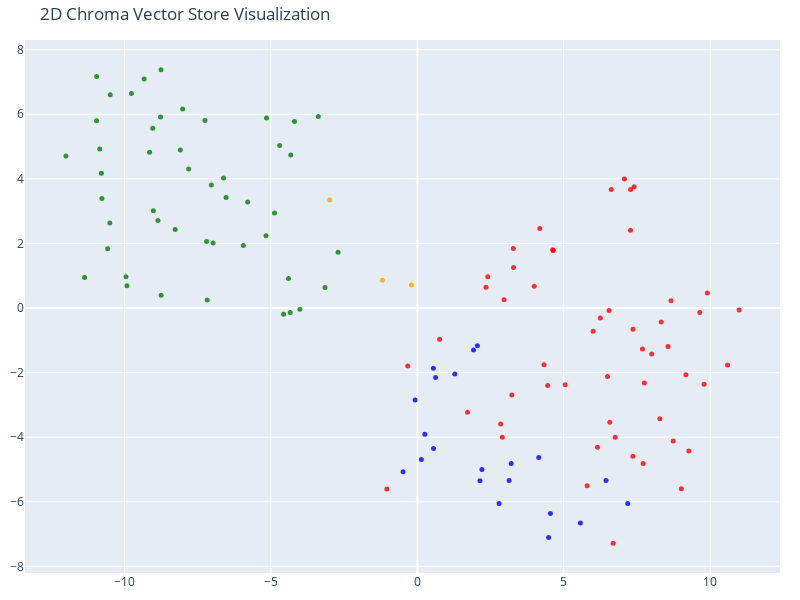

The notebook cell saved with this chart:
### Markdown cell above
This code snippet visualizes the vector embeddings of documents in a 2D scatter plot using t-SNE for dimensionality reduction and Plotly for interactive plotting. Let's break it down:

tsne = TSNE(n_components=2, random_state=42): This initializes a t-SNE object.
TSNE is a dimensionality reduction technique particularly good at visualizing high-dimensional data in a low-dimensional space (like 2D or 3D) while preserving local relationships between data points.
n_components=2 specifies that we want to reduce the data to 2 dimensions.
random_state=42 ensures reproducibility of the t-SNE results.
reduced_vectors = tsne.fit_transform(vectors): This applies the t-SNE transformation to the vectors (which are presumably the high-dimensional vector embeddings of the documents).
fit_transform() fits the t-SNE model to the data and then transforms the data to the specified number of components (2 in this case).
The result, reduced_vectors, is a NumPy array where each row represents a document and the two columns are its coordinates in the 2D space.
fig = go.Figure(data=[go.Scatter(...)]): This creates a Plotly figure object.
go.Figure() is the constructor for a Plotly figure.
data=[go.Scatter(...)] specifies the data to be plotted. In this case, it's a single scatter plot trace.
go.Scatter(...): This defines the scatter plot trace.
x=reduced_vectors[:, 0] sets the x-coordinates of the points to the first column of reduced_vectors.
y=reduced_vectors[:, 1] sets the y-coordinates of the points to the second column of reduced_vectors.
mode='markers' specifies that the plot should use markers (dots) to represent the data points.
marker=dict(...) configures the appearance of the markers.
size=5 sets the size of the markers.
color=colors sets the color of each marker based on the colors list (which was likely generated based on document types in a previous step).
opacity=0.8 sets the transparency of the markers.
text=[f"Type: {t}<br>Text: {d[:100]}..." for t, d in zip(doc_types, documents)] sets the text that appears when you hover over a data point. It combines the document type and the first 100 characters of the document text. <br> creates a line break in the hover text.
hoverinfo='text' specifies that only the custom text should be displayed on hover.
fig.update_layout(...): This updates the layout of the figure.
title='2D Chroma Vector Store Visualization' sets the title of the plot.
scene=dict(xaxis_title='x',yaxis_title='y') sets the titles for the x and y axes. Although this is a 2D plot, scene is sometimes used with scatter plots in Plotly for more advanced configurations.
width=800 and height=600 set the dimensions of the plot.
margin=dict(r=20, b=10, l=10, t=40) sets the margins around the plot.
fig.show(): This displays the generated Plotly figure.
In summary, this code takes high-dimensional vector embeddings, reduces them to 2 dimensions using t-SNE, and then creates an interactive scatter plot using Plotly to visualize these reduced vectors. The points are colored by document type, and hovering over a point shows information about the original document.

### Code cell
# We humans find it easier to visalize things in 2D!
# Reduce the dimensionality of the vectors to 2D using t-SNE
# (t-distributed stochastic neighbor embedding)

tsne = TSNE(n_components=2, random_state=42)
reduced_vectors = tsne.fit_transform(vectors)

# Create the 2D scatter plot
fig = go.Figure(data=[go.Scatter(
    x=reduced_vectors[:, 0],
    y=reduced_vectors[:, 1],
    mode='markers',
    marker=dict(size=5, color=colors, opacity=0.8),
    text=[f"Type: {t}<br>Text: {d[:100]}..." for t, d in zip(doc_types, documents)],
    hoverinfo='text'
)])

fig.update_layout(
    title='2D Chroma Vector Store Visualization',
    scene=dict(xaxis_title='x',yaxis_title='y'),
    width=800,
    height=600,
    margin=dict(r=20, b=10, l=10, t=40)
)

fig.show()

### Figure 1 — Plotly figure (JSON) as saved in the notebook; plotly's stock layout.template omitted (floating-point values rounded to 4 significant figures)
{"data": [{"hoverinfo": "text", "marker": {"color": ["orange", "orange", "orange", "red", "red", "red", "red", "red", "red", "red", "red", "red", "red", "red", "red", "red", "red", "red", "red", "red", "red", "red", "red", "red", "red", "red", "red", "red", "red", "red", "red", "red", "red", "red", "red", "red", "red", "red", "red", "red", "red", "red", "red", "red", "red", "red", "red", "red", "red", "red", "red", "red", "red", "red", "red", "green", "green", "green", "green", "green", "green", "green", "green", "green", "green", "green", "green", "green", "green", "green", "green", "green", "green", "green", "green", "green", "green", "green", "green", "green", "green", "green", "green", "green", "green", "green", "green", "green", "green", "green", "green", "green", "green", "green", "green", "green", "green", "green", "green", "green", "green", "green", "blue", "blue", "blue", "blue", "blue", "blue", "blue", "blue", "blue", "blue", "blue", "blue", "blue", "blue", "blue", "blue", "blue", "blue", "blue", "blue", "blue"], "opacity": 0.8, "size": 5}, "mode": "markers", "text": ["Type: company<br>Text: # About Insurellm\n\nInsurellm was founded by Avery Lancaster in 2015 as an insurance tech startup des...", "Type: company<br>Text: # Careers at Insurellm\n\nInsurellm is hiring! We are looking for talented software engineers, data sc...", "Type: company<br>Text: # Overview of Insurellm\n\nInsurellm is an innovative insurance tech firm with 200 employees across th...", "Type: contracts<br>Text: # Contract with Apex Reinsurance for Rellm: AI-Powered Enterprise Reinsurance Solution\n\n## Terms\n\n1....", "Type: contracts<br>Text: ## Renewal\n\n1. **Automatic Renewal**: This Agreement will automatically renew for successive one-yea...", "Type: contracts<br>Text: 2. **Seamless Integrations**: The architecture of Rellm allows for easy integration with existing sy...", "Type: contracts<br>Text: 1. **Technical Support**: Provider shall offer dedicated technical support to the Client via phone, ...", "Type: contracts<br>Text: **Insurellm, Inc.**  \n_____________________________  \nAuthorized Signature   \nDate: ________________...", "Type: contracts<br>Text: # Contract with Belvedere Insurance for Markellm\n\n## Terms\nThis Contract (\"Agreement\") is made and e...", "Type: contracts<br>Text: ## Renewal\n1. **Renewal Terms**: This Agreement may be renewed for additional one-year terms upon mu...", "Type: contracts<br>Text: ## Features\n1. **AI-Powered Matching**: Belvedere Insurance will benefit from Markellm's AI-powered ...", "Type: contracts<br>Text: ## Support\n1. **Technical Support**: Technical support will be available from 9 AM to 7 PM EST, Mond...", "Type: contracts<br>Text: **Belvedere Insurance**  \nSignature: ______________________  \nName: [Authorized Signatory]  \nTitle: ...", "Type: contracts<br>Text: # Contract with BrightWay Solutions for Markellm\n\n**Contract Date:** October 5, 2023  \n**Contract ID...", "Type: contracts<br>Text: 3. **Service Level Agreement (SLA):**  \n   Insurellm commits to a 99.9% uptime for the platform with...", "Type: contracts<br>Text: 2. **Real-Time Quote Availability:**  \n   Consumers sourced via BrightWay Solutions will receive rea...", "Type: contracts<br>Text: 3. **Training and Onboarding:**  \n   Insurellm agrees to provide one free training session on how to...", "Type: contracts<br>Text: # Contract with EverGuard Insurance for Rellm: AI-Powered Enterprise Reinsurance Solution\n\n**Contrac...", "Type: contracts<br>Text: 4. **Usage Rights**: EverGuard Insurance is granted a non-exclusive, non-transferable license to acc...", "Type: contracts<br>Text: 1. **Core Functionality**: Rellm provides EverGuard Insurance with advanced AI-driven analytics, sea...", "Type: contracts<br>Text: 1. **Customer Support**: Insurellm will provide EverGuard Insurance with 24/7 customer support, incl...", "Type: contracts<br>Text: ---\n\n**Signatures**  \n**For Insurellm**: __________________________  \n**Name**: John Smith  \n**Title...", "Type: contracts<br>Text: # Contract with GreenField Holdings for Markellm\n\n**Effective Date:** November 15, 2023  \n**Contract...", "Type: contracts<br>Text: ## Renewal\n1. **Automatic Renewal**: This contract will automatically renew for sequential one-year ...", "Type: contracts<br>Text: ## Features\n1. **AI-Powered Matching**: Access to advanced algorithms that connect GreenField Holdin...", "Type: contracts<br>Text: ## Support\n1. **Customer Support Access**: The Client will have access to dedicated support through ...", "Type: contracts<br>Text: **Signatures:**  \n_________________________                           _________________________  \n**...", "Type: contracts<br>Text: # Contract with Greenstone Insurance for Homellm\n\n---\n\n## Terms\n\n1. **Parties**: This Contract (\"Agr...", "Type: contracts<br>Text: 4. **Payment Terms**: \n   - The Customer shall pay an amount of $10,000 per month for the Standard T...", "Type: contracts<br>Text: ---\n\n## Features\n\n- **AI-Powered Risk Assessment**: Customer will have access to enhanced risk evalu...", "Type: contracts<br>Text: - **Customer Portal**: A dedicated portal will be provided, allowing the Customer's clients to manag...", "Type: contracts<br>Text: ______________________________  \n[Name], [Title]  \nDate: ______________________\n\n**For Greenstone In...", "Type: contracts<br>Text: # Contract with GreenValley Insurance for Homellm\n\n**Contract Date:** October 6, 2023  \n**Contract N...", "Type: contracts<br>Text: 4. **Confidentiality:** Both parties agree to maintain the confidentiality of proprietary informatio...", "Type: contracts<br>Text: 1. **AI-Powered Risk Assessment:** Access to advanced AI algorithms for real-time risk evaluations.\n...", "Type: contracts<br>Text: 3. **Regular Updates:** Insurellm will offer ongoing updates and enhancements to the Homellm platfor...", "Type: contracts<br>Text: # Contract with Pinnacle Insurance Co. for Homellm\n\n## Terms\nThis contract (\"Contract\") is entered i...", "Type: contracts<br>Text: ## Renewal\n1. **Renewal Terms**: At the end of the initial term, this Contract shall automatically r...", "Type: contracts<br>Text: ## Features\n1. **AI-Powered Risk Assessment**: Utilized for tailored underwriting decisions specific...", "Type: contracts<br>Text: ## Support\n1. **Technical Support**: Insurellm shall provide 24/7 technical support via an email and...", "Type: contracts<br>Text: # Contract with Roadway Insurance Inc. for Carllm\n\n---\n\n## Terms\n\n1. **Agreement Effective Date**: T...", "Type: contracts<br>Text: ---\n\n## Renewal\n\n1. **Automatic Renewal**: This agreement will automatically renew for an additional...", "Type: contracts<br>Text: ---\n\n## Features\n\n1. **Access to Core Features**: Roadway Insurance Inc. will have access to all Pro...", "Type: contracts<br>Text: ---\n\n## Support\n\n1. **Technical Support**: Roadway Insurance Inc. will receive priority technical su...", "Type: contracts<br>Text: # Contract with Stellar Insurance Co. for Rellm\n\n## Terms\nThis contract is made between **Insurellm*...", "Type: contracts<br>Text: ### Termination\nEither party may terminate this agreement with a **30-day written notice**. In the e...", "Type: contracts<br>Text: ## Features\nStellar Insurance Co. will receive access to the following features of the Rellm product...", "Type: contracts<br>Text: ## Support\nInsurellm provides Stellar Insurance Co. with the following support services:\n\n- **24/7 T...", "Type: contracts<br>Text: # Contract with TechDrive Insurance for Carllm\n\n**Contract Date:** October 1, 2024  \n**Contract Dura...", "Type: contracts<br>Text: ## Renewal\n\n1. **Automatic Renewal**: This contract shall automatically renew for additional one-yea...", "Type: contracts<br>Text: ## Support\n\n1. **Customer Support**: Insurellm will provide 24/7 customer support to TechDrive Insur...", "Type: contracts<br>Text: **TechDrive Insurance Representative:**  \nName: Sarah Johnson  \nTitle: Operations Director  \nDate: _...", "Type: contracts<br>Text: # Contract with Velocity Auto Solutions for Carllm\n\n**Contract Date:** October 1, 2023  \n**Contract ...", "Type: contracts<br>Text: ## Renewal\n\n1. **Automatic Renewal**: This contract will automatically renew for successive 12-month...", "Type: contracts<br>Text: ## Support\n\n1. **Customer Support**: Velocity Auto Solutions will have access to Insurellm’s custome...", "Type: employees<br>Text: # HR Record\n\n# Alex Chen\n\n## Summary\n- **Date of Birth:** March 15, 1990  \n- **Job Title:** Backend ...", "Type: employees<br>Text: ## Annual Performance History\n- **2020:**  \n  - Completed onboarding successfully.  \n  - Met expecta...", "Type: employees<br>Text: ## Compensation History\n- **2020:** Base Salary: $80,000  \n- **2021:** Base Salary Increase to $90,0...", "Type: employees<br>Text: Alex Chen continues to be a vital asset at Insurellm, contributing significantly to innovative backe...", "Type: employees<br>Text: # HR Record\n\n# Alex Harper\n\n## Summary\n- **Date of Birth**: March 15, 1993  \n- **Job Title**: Sales ...", "Type: employees<br>Text: ## Annual Performance History  \n- **2021**:  \n  - **Performance Rating**: 4.5/5  \n  - **Key Achievem...", "Type: employees<br>Text: - **2022**:  \n  - **Base Salary**: $65,000 (Promotion to Senior SDR)  \n  - **Bonus**: $13,000 (20% o...", "Type: employees<br>Text: # HR Record\n\n# Alex Thomson\n\n## Summary\n- **Date of Birth:** March 15, 1995  \n- **Job Title:** Sales...", "Type: employees<br>Text: ## Annual Performance History  \n- **2022** - Rated as \"Exceeds Expectations.\" Alex Thomson achieved ...", "Type: employees<br>Text: ## Other HR Notes\n- Alex Thomson is an active member of the Diversity and Inclusion committee at Ins...", "Type: employees<br>Text: # Avery Lancaster\n\n## Summary\n- **Date of Birth**: March 15, 1985  \n- **Job Title**: Co-Founder & Ch...", "Type: employees<br>Text: - **2010 - 2013**: Business Analyst at Edge Analytics  \n  Prior to joining Innovate, Avery worked as...", "Type: employees<br>Text: - **2018**: **Exceeds Expectations**  \n  Under Avery’s pivoted vision, Insurellm launched two new su...", "Type: employees<br>Text: - **2022**: **Satisfactory**  \n  Avery focused on rebuilding team dynamics and addressing employee c...", "Type: employees<br>Text: ## Compensation History\n- **2015**: $150,000 base salary + Significant equity stake  \n- **2016**: $1...", "Type: employees<br>Text: ## Other HR Notes\n- **Professional Development**: Avery has actively participated in leadership trai...", "Type: employees<br>Text: # HR Record\n\n# Emily Carter\n\n## Summary\n- **Date of Birth:** August 12, 1990  \n- **Job Title:** Acco...", "Type: employees<br>Text: - **2017-2019:** Marketing Intern  \n  - Assisted with market research and campaign development for s...", "Type: employees<br>Text: ## Compensation History\n| Year | Base Salary | Bonus         | Total Compensation |\n|------|--------...", "Type: employees<br>Text: Emily Carter exemplifies the kind of talent that drives Insurellm's success and is an invaluable ass...", "Type: employees<br>Text: # HR Record\n\n# Emily Tran\n\n## Summary\n- **Date of Birth:** March 18, 1991  \n- **Job Title:** Digital...", "Type: employees<br>Text: - **January 2017 - May 2018**: Marketing Intern  \n  - Supported the Marketing team by collaborating ...", "Type: employees<br>Text: - **2021**:  \n  - Performance Rating: Meets Expectations  \n  - Key Achievements: Contributed to the ...", "Type: employees<br>Text: - **Professional Development Goals**:  \n  - Emily Tran aims to become a Marketing Manager within the...", "Type: employees<br>Text: # HR Record\n\n# Jordan Blake\n\n## Summary\n- **Date of Birth:** March 15, 1993  \n- **Job Title:** Sales...", "Type: employees<br>Text: ## Annual Performance History\n- **2021:** First year at Insurellm; achieved 90% of monthly targets. ...", "Type: employees<br>Text: ## Other HR Notes\n- Jordan has shown an interest in continuing education, actively participating in ...", "Type: employees<br>Text: # HR Record\n\n# Jordan K. Bishop\n\n## Summary\n- **Date of Birth:** March 15, 1990\n- **Job Title:** Fro...", "Type: employees<br>Text: ## Annual Performance History\n- **2019:** Exceeds Expectations - Continuously delivered high-quality...", "Type: employees<br>Text: ## Compensation History\n- **June 2018:** Starting Salary - $85,000\n- **June 2019:** Salary Increase ...", "Type: employees<br>Text: ## Other HR Notes\n- Jordan K. Bishop has been an integral part of club initiatives, including the In...", "Type: employees<br>Text: # HR Record\n\n# Maxine Thompson\n\n## Summary\n- **Date of Birth:** January 15, 1991  \n- **Job Title:** ...", "Type: employees<br>Text: ## Insurellm Career Progression\n- **January 2017 - October 2018**: **Junior Data Engineer**  \n  * Ma...", "Type: employees<br>Text: ## Annual Performance History\n- **2017**: *Meets Expectations*  \n  Maxine showed potential in her ro...", "Type: employees<br>Text: - **2021**: *Exceeds Expectations*  \n  Maxine spearheaded the transition to a new data warehousing s...", "Type: employees<br>Text: ## Compensation History\n- **2017**: $70,000 (Junior Data Engineer)  \n- **2018**: $75,000 (Junior Dat...", "Type: employees<br>Text: # HR Record\n\n# Oliver Spencer\n\n## Summary\n- **Date of Birth**: May 14, 1990  \n- **Job Title**: Backe...", "Type: employees<br>Text: ## Annual Performance History\n- **2018**: **3/5** - Adaptable team player but still learning to take...", "Type: employees<br>Text: ## Compensation History\n- **March 2018**: Initial salary of $80,000.\n- **July 2019**: Salary increas...", "Type: employees<br>Text: # Samantha Greene\n\n## Summary\n- **Date of Birth:** October 14, 1990\n- **Job Title:** HR Generalist\n-...", "Type: employees<br>Text: ## Annual Performance History\n- **2020:** Exceeds Expectations  \n  Samantha Greene demonstrated exce...", "Type: employees<br>Text: ## Compensation History\n- **2020:** Base Salary - $55,000  \n  The entry-level salary matched industr...", "Type: employees<br>Text: - **2023:** Base Salary - $70,000  \n  Recognized for substantial improvement in employee relations m...", "Type: employees<br>Text: # HR Record\n\n# Samuel Trenton\n\n## Summary\n- **Date of Birth:** April 12, 1989  \n- **Job Title:** Sen...", "Type: employees<br>Text: ## Annual Performance History\n- **2023:** Rating: 4.5/5  \n  *Samuel exceeded expectations, successfu...", "Type: employees<br>Text: ## Compensation History\n- **2023:** Base Salary: $115,000 + Bonus: $15,000  \n  *Annual bonus based o...", "Type: employees<br>Text: - **Engagement in Company Culture:** Regularly participates in team-building events and contributes ...", "Type: products<br>Text: # Product Summary\n\n# Carllm\n\n## Summary\n\nCarllm is an innovative auto insurance product developed by...", "Type: products<br>Text: - **Instant Quoting**: With Carllm, insurance companies can offer near-instant quotes to customers, ...", "Type: products<br>Text: - **Mobile Integration**: Carllm is designed to work seamlessly with mobile applications, providing ...", "Type: products<br>Text: - **Professional Tier**: $2,500/month\n  - For medium-sized companies.\n  - All Basic Tier features pl...", "Type: products<br>Text: ### Q2 2025: Customer Experience Improvements\n- Launch of a new **mobile app** for end-users.\n- Intr...", "Type: products<br>Text: # Product Summary\n\n# Homellm\n\n## Summary\nHomellm is an innovative home insurance product developed b...", "Type: products<br>Text: ### 2. Dynamic Pricing Model\nWith Homellm's innovative dynamic pricing model, insurance providers ca...", "Type: products<br>Text: ### 5. Multi-Channel Integration\nHomellm seamlessly integrates into existing insurance platforms, pr...", "Type: products<br>Text: - **Basic Tier:** Starting at $5,000/month for small insurers with basic integration features.\n- **S...", "Type: products<br>Text: All tiers include a comprehensive training program and ongoing updates to ensure optimal performance...", "Type: products<br>Text: With Homellm, Insurellm is committed to transforming the landscape of home insurance, ensuring both ...", "Type: products<br>Text: # Product Summary\n\n# Markellm\n\n## Summary\n\nMarkellm is an innovative two-sided marketplace designed ...", "Type: products<br>Text: - **User-Friendly Interface**: Designed with user experience in mind, Markellm features an intuitive...", "Type: products<br>Text: - **Customer Support**: Our dedicated support team is always available to assist both consumers and ...", "Type: products<br>Text: ### For Insurance Companies:\n- **Basic Listing Fee**: $199/month for a featured listing on the platf...", "Type: products<br>Text: ### Q3 2025\n- Initiate a comprehensive marketing campaign targeting both consumers and insurers to i...", "Type: products<br>Text: # Product Summary\n\n# Rellm: AI-Powered Enterprise Reinsurance Solution\n\n## Summary\n\nRellm is an inno...", "Type: products<br>Text: ### Seamless Integrations\nRellm's architecture is designed for effortless integration with existing ...", "Type: products<br>Text: ### Regulatory Compliance Tools\nRellm includes built-in compliance tracking features to help organiz...", "Type: products<br>Text: Join the growing number of organizations leveraging Rellm to enhance their reinsurance processes whi...", "Type: products<br>Text: Experience the future of reinsurance with Rellm, where innovation meets reliability. Let Insurellm h..."], "type": "scatter", "x": [-1.195, -2.991, -0.1976, 7.708, 9.013, 6.685, 7.75, 9.643, 9.789, 7.401, 1.711, 8.558, 10.59, 5.047, 4.326, 4.451, 8.325, 7.358, 6.754, 6.151, 6.571, 8.659, 9.169, 7.071, -0.3292, -1.042, 9.901, 6.544, 7.277, 2.899, 7.685, 10.99, 6.245, 5.999, 3.226, 7.363, 6.494, 7.282, 2.845, 8.002, 3.99, 6.618, 0.7601, 2.961, 8.733, 9.269, 5.795, 8.279, 3.284, 3.276, 2.344, 2.404, 4.637, 4.182, 4.622, -7.195, -8.268, -9.326, -2.705, -7.033, -8.09, -9.141, -6.53, -8.767, -5.793, -3.153, -4.009, -4.568, -4.34, -10.48, -4.399, -7.806, -5.15, -12.0, -3.382, -4.321, -4.7, -7.252, -4.195, -6.616, -8.011, -4.878, -5.942, -8.854, -10.95, -5.166, -11.36, -9.948, -10.5, -9.913, -10.57, -6.973, -9.014, -8.751, -10.79, -10.77, -10.95, -10.84, -8.747, -9.032, -9.761, -7.174, 1.28, 0.6237, 1.917, 2.051, 0.547, 2.139, 2.205, 3.203, 4.146, 2.792, 3.134, 0.2576, 0.5523, 0.137, -0.488, -0.07615, 4.543, 5.566, 6.441, 4.482, 7.184], "y": [0.8571, 3.345, 0.7092, -4.814, -5.596, -7.283, -2.319, -0.1424, -2.357, 3.758, -3.228, -1.191, -1.765, -2.375, -1.758, -2.397, -0.4342, -4.593, -4.002, -4.31, -3.538, 0.2228, -2.067, 3.993, -1.793, -5.607, 0.4648, -0.07905, 2.412, -4.004, -1.267, -0.06405, -0.3113, -0.7197, -2.694, -0.6591, -2.117, 3.672, -3.592, -1.424, 0.6701, 3.67, -0.9651, 0.2584, -4.121, -4.425, -5.501, -3.429, 1.257, 1.84, 0.6394, 0.9676, 1.778, 2.46, 1.806, 2.062, 2.428, 7.091, 1.725, 3.807, 4.894, 4.822, 3.419, 5.918, 3.28, 0.6342, -0.04017, -0.1893, -0.136, 6.604, 0.9145, 4.301, 5.885, 4.711, 5.93, 4.74, 5.032, 5.807, 5.777, 4.025, 6.161, 2.939, 1.939, 2.707, 7.169, 2.241, 0.9435, 0.969, 2.633, 0.693, 1.834, 2.013, 3.011, 7.377, 4.176, 3.387, 5.798, 4.921, 0.3969, 5.564, 6.639, 0.2463, -2.041, -2.152, -1.299, -1.166, -1.868, -5.35, -4.997, -4.817, -4.628, -6.054, -5.341, -3.908, -4.348, -4.694, -5.071, -2.845, -6.36, -6.66, -5.342, -7.107, -6.052]}], "layout": {"height": 600, "margin": {"b": 10, "l": 10, "r": 20, "t": 40}, "scene": {"xaxis": {"title": {"text": "x"}}, "yaxis": {"title": {"text": "y"}}}, "title": {"text": "2D Chroma Vector Store Visualization"}, "width": 800}}
